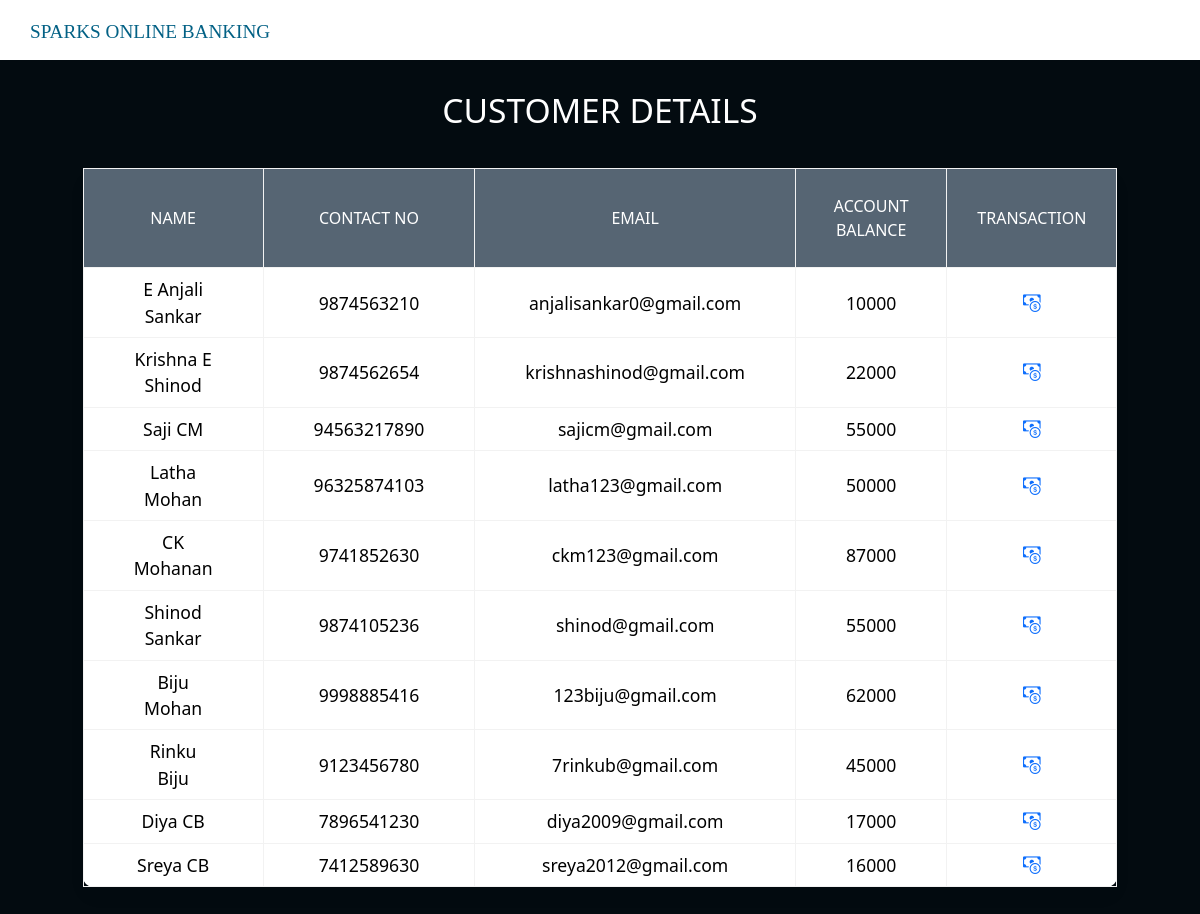
The page /view.php on the database its author committed.
### tables this page shows
CREATE TABLE IF NOT EXISTS `customer` (
  `id` INT(144) NOT NULL UNIQUE ,
  `name` VARCHAR(1000) NOT NULL,
  `number` VARCHAR(1000) not null,
  `email` VARCHAR(1000) NOT NULL UNIQUE,
  `balance` VARCHAR(10000)
);

### view.php (the view, shortened to what this page needs)
<!DOCTYPE html>
<html lang="en" dir="ltr">
  <head>
    <link href="https://cdn.jsdelivr.net/npm/bootstrap@5.0.1/dist/css/bootstrap.min.css" rel="stylesheet">
    <link rel="stylesheet" href="style.css">
    <link rel="stylesheet" href="https://maxst.icons8.com/vue-static/landings/line-awesome/line-awesome/1.3.0/css/line-awesome.min.css">
    <link rel="stylesheet" href="https://cdn.jsdelivr.net/npm/bootstrap-icons@1.5.0/font/bootstrap-icons.css">
  </head>
  <body>
    <?php include 'panel.php'; ?>
    <div class="vmain">
      <h2 class="vheading" >CUSTOMER DETAILS</h2>
      <table>
        <thead>
          <tr>
            <th>NAME</th>
            <th>CONTACT NO</th>
            <th>EMAIL</th>
            <th>ACCOUNT BALANCE</th>
            <th>TRANSACTION</th>
          </tr>
          <tbody>
            <?php
            include 'connection.php';
            $selectquery="select * from `customer`";
            $query=mysqli_query($conn,$selectquery);
            while($res=mysqli_fetch_array($query))
            {?>
              <tr>
                <td><?php echo $res['name']; ?></td>
                <td><?php echo $res['number']; ?></td>
                <td><?php echo $res['email']; ?></td>
                <td><?php echo $res['balance']; ?></td>
                <td><a href="transfer.php?id=<?php echo $res['id']; ?>"><i class="bi bi-cash-coin"></i></td>
              </tr>
              <?php
            }
             ?>
          </tbody>
        </thead>
      </table>
    </div>
  </body>
</html>

### panel.php (shortened to what this page needs)
<!DOCTYPE html>
<html lang="en" dir="ltr">
  <head>
    <link rel="stylesheet" href="style.css">
  </head>
  <body>
    <nav class="navbar">
      <a href="index.php" style="text-decoration:none;"><p class="navname">SPARKS ONLINE BANKING</p></a>
    </nav>
  </body>
</html>

### style.css (style rules this page uses)
body { margin: 0; padding: 0; }
.navbar { height: 60px; background-color:white; }
.navname { font-family:'Comic Sans MS'; margin-top: 10px; margin-left: 30px; font-size: 1.2em; color:#036185; }
.vmain { background-color: #030B10; height: 1000px; }
.vheading { text-align: center; padding-top:30px; padding-bottom: 30px; font-size: 2.1em; color: white; }
table { border-collapse:collapse; background-color:#fff; box-shadow: 0 10px 20px 0 rgba(0,0,0,.03); border-radius: 10px; margin : auto; width:30%; margin-bottom: 50px; }
th,td { border:1px solid #f2f2f2; padding: 8px 50px; text-align: center; color: black; }
th { text-transform: uppercase; font-weight: 500; background-color:#566573 ; color:white; padding: 25px 30px; }
td { font-size: 1.1em; }

### rows shown on the page
customer: name "E Anjali Sankar", number "9874563210", email "anjalisankar0@gmail.com", balance "10000"
customer: name "Krishna E Shinod", number "9874562654", email "krishnashinod@gmail.com", balance "22000"
customer: name "Saji CM", number "94563217890", email "sajicm@gmail.com", balance "55000"
customer: name "Latha Mohan", number "96325874103", email "latha123@gmail.com", balance "50000"
customer: name "CK Mohanan", number "9741852630", email "ckm123@gmail.com", balance "87000"
customer: name "Shinod Sankar", number "9874105236", email "shinod@gmail.com", balance "55000"
customer: name "Biju Mohan", number "9998885416", email "123biju@gmail.com", balance "62000"
customer: name "Rinku Biju", number "9123456780", email "7rinkub@gmail.com", balance "45000"
customer: name "Diya CB", number "7896541230", email "diya2009@gmail.com", balance "17000"
customer: name "Sreya CB", number "7412589630", email "sreya2012@gmail.com", balance "16000"
